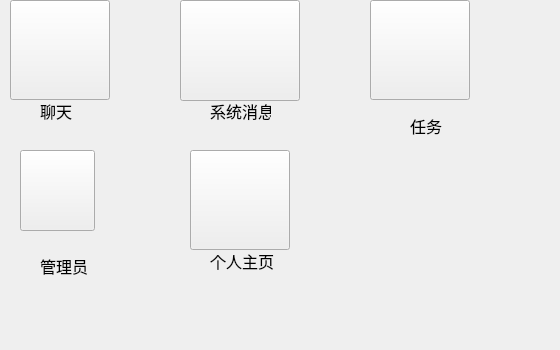
<?xml version="1.0" encoding="UTF-8"?>
<ui version="4.0">
 <class>Widget</class>
 <widget class="QWidget" name="Widget">
  <property name="geometry">
   <rect>
    <x>0</x>
    <y>0</y>
    <width>560</width>
    <height>350</height>
   </rect>
  </property>
  <property name="windowTitle">
   <string>Widget</string>
  </property>
  <widget class="QPushButton" name="pushButton_message_system">
   <property name="geometry">
    <rect>
     <x>180</x>
     <y>0</y>
     <width>120</width>
     <height>101</height>
    </rect>
   </property>
   <property name="styleSheet">
    <string notr="true">border-image: url(:/image/system_me.ico);</string>
   </property>
   <property name="text">
    <string/>
   </property>
  </widget>
  <widget class="QPushButton" name="pushButton_admin">
   <property name="geometry">
    <rect>
     <x>20</x>
     <y>150</y>
     <width>75</width>
     <height>81</height>
    </rect>
   </property>
   <property name="styleSheet">
    <string notr="true">border-image: url(:/image/admins.ico);</string>
   </property>
   <property name="text">
    <string/>
   </property>
  </widget>
  <widget class="QPushButton" name="btn_mine">
   <property name="geometry">
    <rect>
     <x>190</x>
     <y>150</y>
     <width>100</width>
     <height>100</height>
    </rect>
   </property>
   <property name="minimumSize">
    <size>
     <width>0</width>
     <height>20</height>
    </size>
   </property>
   <property name="styleSheet">
    <string notr="true">border-image: url(:/image/mine.ico);</string>
   </property>
   <property name="text">
    <string/>
   </property>
  </widget>
  <widget class="QPushButton" name="btn_assignment">
   <property name="geometry">
    <rect>
     <x>370</x>
     <y>0</y>
     <width>100</width>
     <height>100</height>
    </rect>
   </property>
   <property name="minimumSize">
    <size>
     <width>0</width>
     <height>20</height>
    </size>
   </property>
   <property name="styleSheet">
    <string notr="true">border-image: url(:/image/task.ico);</string>
   </property>
   <property name="text">
    <string/>
   </property>
  </widget>
  <widget class="QPushButton" name="btn_communication">
   <property name="geometry">
    <rect>
     <x>10</x>
     <y>0</y>
     <width>100</width>
     <height>100</height>
    </rect>
   </property>
   <property name="minimumSize">
    <size>
     <width>0</width>
     <height>20</height>
    </size>
   </property>
   <property name="styleSheet">
    <string notr="true">border-image: url(:/image/message.ico);</string>
   </property>
   <property name="text">
    <string/>
   </property>
  </widget>
  <widget class="QLabel" name="label">
   <property name="geometry">
    <rect>
     <x>40</x>
     <y>250</y>
     <width>51</width>
     <height>31</height>
    </rect>
   </property>
   <property name="font">
    <font>
     <family>微软雅黑</family>
     <pointsize>12</pointsize>
    </font>
   </property>
   <property name="frameShadow">
    <enum>QFrame::Plain</enum>
   </property>
   <property name="text">
    <string>管理员</string>
   </property>
   <property name="textFormat">
    <enum>Qt::AutoText</enum>
   </property>
  </widget>
  <widget class="QLabel" name="label_2">
   <property name="geometry">
    <rect>
     <x>210</x>
     <y>250</y>
     <width>71</width>
     <height>21</height>
    </rect>
   </property>
   <property name="font">
    <font>
     <family>微软雅黑</family>
     <pointsize>12</pointsize>
    </font>
   </property>
   <property name="text">
    <string>个人主页</string>
   </property>
  </widget>
  <widget class="QLabel" name="label_3">
   <property name="geometry">
    <rect>
     <x>210</x>
     <y>100</y>
     <width>61</width>
     <height>21</height>
    </rect>
   </property>
   <property name="font">
    <font>
     <family>微软雅黑</family>
     <pointsize>12</pointsize>
    </font>
   </property>
   <property name="text">
    <string>系统消息</string>
   </property>
  </widget>
  <widget class="QLabel" name="label_4">
   <property name="geometry">
    <rect>
     <x>40</x>
     <y>100</y>
     <width>61</width>
     <height>21</height>
    </rect>
   </property>
   <property name="font">
    <font>
     <family>微软雅黑</family>
     <pointsize>12</pointsize>
    </font>
   </property>
   <property name="text">
    <string>聊天</string>
   </property>
  </widget>
  <widget class="QLabel" name="label_5">
   <property name="geometry">
    <rect>
     <x>410</x>
     <y>110</y>
     <width>51</width>
     <height>31</height>
    </rect>
   </property>
   <property name="font">
    <font>
     <family>微软雅黑</family>
     <pointsize>12</pointsize>
    </font>
   </property>
   <property name="text">
    <string>任务</string>
   </property>
  </widget>
 </widget>
 <layoutdefault spacing="6" margin="11"/>
 <resources/>
 <connections/>
</ui>
